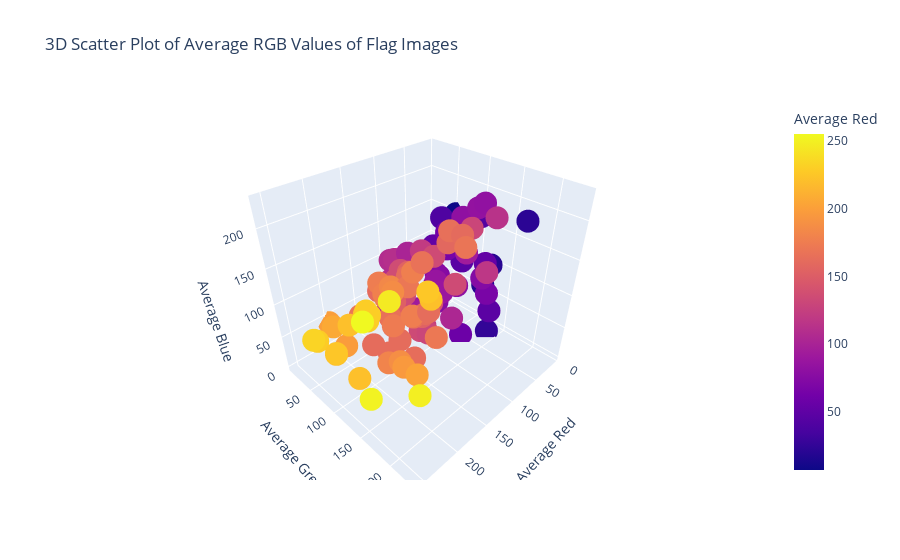

Notebook code cell kept with this figure:
### Code cell
# %% Cell 4: 3D Scatter Plot of Average RGB Values
import plotly.express as px
import pandas as pd

avg_colors = []
files_used = []

for file in os.listdir(flags_dir):
    if file.lower().endswith(('.png', '.jpg', '.jpeg')):
        filepath = os.path.join(flags_dir, file)
        try:
            with Image.open(filepath) as img:
                data = np.array(img)
                # Ensure image has 3 channels
                if len(data.shape) == 3:
                    avg_r = np.mean(data[:,:,0])
                    avg_g = np.mean(data[:,:,1])
                    avg_b = np.mean(data[:,:,2])
                    avg_colors.append((avg_r, avg_g, avg_b))
                    files_used.append(file)
        except Exception as e:
            print(f"Error processing {file}: {e}")

# Convert to DataFrame for Plotly
df_colors = pd.DataFrame(avg_colors, columns=["Avg_R", "Avg_G", "Avg_B"])
df_colors["Flag"] = files_used

fig = px.scatter_3d(df_colors, x="Avg_R", y="Avg_G", z="Avg_B",
                    hover_name="Flag",
                    color="Avg_R",
                    title="3D Scatter Plot of Average RGB Values of Flag Images",
                    labels={"Avg_R": "Average Red", "Avg_G": "Average Green", "Avg_B": "Average Blue"})
fig.show()

### Figure 1 — Plotly figure (JSON) as saved in the notebook; plotly's stock layout.template omitted (floating-point values rounded to 4 significant figures)
{"data": [{"hovertemplate": "<b>%{hovertext}</b><br><br>Average Red=%{marker.color}<br>Average Green=%{y}<br>Average Blue=%{z}<extra></extra>", "hovertext": ["QA_Qatar.png", "BR_Brazil.png", "MY_Malaysia.png", "IN_India.png", "CX_Christmas_Island.png", "VA_Holy_See_(Vatican_City_State).png", "PT_Portugal.png", "RW_Rwanda.png", "TT_Trinidad_and_Tobago.png", "BS_Bahamas.png", "PF_French_Polynesia.png", "TF_French_Southern_Territories.png", "NA_Namibia.png", "ZM_Zambia.png", "TK_Tokelau.png", "UM_US_Minor_Outlying_Islands.png", "TJ_Tajikistan.png", "CC_Cocos_(Keeling)_Islands.png", "RS_Serbia.png", "BL_Saint_Barthélemy.png", "KH_Cambodia.png", "BT_Bhutan.png", "BN_Brunei_Darussalam.png", "KP_Korea,_Democratic_People's_Republic_of.png", "HN_Honduras.png", "IL_Israel.png", "MT_Malta.png", "GY_Guyana.png", "ES_Spain.png", "SZ_Kingdom_of_Eswatini.png", "CV_Cape_Verde.png", "HK_Hong_Kong.png", "VU_Vanuatu.png", "SB_Solomon_Islands.png", "TW_Taiwan_(Republic_of_China).png", "IR_Iran,_Islamic_Republic_of.png", "PK_Pakistan.png", "EG_Egypt.png", "NC_New_Caledonia.png", "GQ_Equatorial_Guinea.png", "HT_Haiti.png", "SV_El_Salvador.png", "KN_Saint_Kitts_and_Nevis.png", "VE_Venezuela,_Bolivarian_Republic_of.png", "LB_Lebanon.png", "HM_Heard_Island_and_McDonald_Islands.png", "GT_Guatemala.png", "MM_Myanmar.png", "IM_Isle_of_Man.png", "MP_Northern_Mariana_Islands.png", "DJ_Djibouti.png", "TM_Turkmenistan.png", "SK_Slovakia.png", "MZ_Mozambique.png", "LS_Lesotho.png", "SX_Sint_Maarten_(Dutch_part).png", "SA_Saudi_Arabia.png", "ET_Ethiopia.png", "NI_Nicaragua.png", "TR_Republic_of_Türkiye.png", "VI_Virgin_Islands,_U.S..png", "PY_Paraguay.png", "BY_Belarus.png", "KZ_Kazakhstan.png", "IO_British_Indian_Ocean_Territory.png", "EU_Europe.png", "SI_Slovenia.png", "US_United_States.png", "CU_Cuba.png", "TN_Tunisia.png", "CW_Curaçao.png", "UG_Uganda.png", "LI_Liechtenstein.png", "PA_Panama.png", "VN_Vietnam.png", "AR_Argentina.png", "KE_Kenya.png", "GI_Gibraltar.png", "SM_San_Marino.png", "MO_Macao.png", "SS_South_Sudan.png", "KM_Comoros.png", "JE_Jersey.png", "MH_Marshall_Islands.png", "LK_Sri_Lanka.png", "MR_Mauritania.png", "PE_Peru.png", "BI_Burundi.png", "OM_Oman.png", "ZW_Zimbabwe.png", "MD_Moldova,_Republic_of.png", "PG_Papua_New_Guinea.png", "an.png", "UY_Uruguay.png", "NP_Nepal.png", "DZ_Algeria.png", "AU_Australia.png", "TG_Togo.png", "BB_Barbados.png", "GB-WLS_Wales.png", "EC_Ecuador.png", "AD_Andorra.png", "AQ_Antarctica.png", "GD_Grenada.png", "PH_Philippines.png", "HR_Croatia.png", "ME_Montenegro.png", "BF_Burkina_Faso.png", "LC_Saint_Lucia.png", "GE_Georgia.png"], "legendgroup": "", "marker": {"color": [177.6, 47.83, 175.2, 171.7, 33.76, 249.3, 162.2, 74.17, 169.0, 53.26, 223.7, 40.16, 86.62, 58.48, 71.83, 186.5, 167.5, 25.31, 170.3, 225.7, 110.3, 251.6, 202.5, 160.6, 82.78, 164.8, 229.4, 103.4, 221.0, 134.3, 62.14, 224.8, 91.99, 46.75, 198.9, 176.2, 80.54, 152.5, 87.94, 153.8, 108.0, 81.47, 93.54, 156.6, 228.6, 51.57, 130.5, 195.9, 206.3, 43.47, 117.1, 66.97, 183.1, 123.0, 93.58, 137.4, 18.68, 133.3, 83.66, 228.7, 221.3, 154.2, 165.6, 21.65, 134.1, 7.074, 162.4, 186.5, 120.9, 233.2, 34.8, 161.5, 108.9, 176.5, 220.5, 161.1, 83.51, 229.1, 168.9, 19.65, 68.13, 161.9, 246.1, 60.19, 180.5, 75.38, 221.2, 162.2, 173.7, 162.8, 143.1, 110.0, 166.8, 158.4, 100.5, 134.9, 51.57, 130.9, 75.19, 142.2, 187.9, 152.7, 65.56, 162.2, 135.8, 175.1, 197.5, 122.0, 113.5, 255], "coloraxis": "coloraxis", "symbol": "circle"}, "mode": "markers", "name": "", "scene": "scene", "showlegend": false, "type": "scatter3d", "x": [177.6, 47.83, 175.2, 171.7, 33.76, 249.3, 162.2, 74.17, 169.0, 53.26, 223.7, 40.16, 86.62, 58.48, 71.83, 186.5, 167.5, 25.31, 170.3, 225.7, 110.3, 251.6, 202.5, 160.6, 82.78, 164.8, 229.4, 103.4, 221.0, 134.3, 62.14, 224.8, 91.99, 46.75, 198.9, 176.2, 80.54, 152.5, 87.94, 153.8, 108.0, 81.47, 93.54, 156.6, 228.6, 51.57, 130.5, 195.9, 206.3, 43.47, 117.1, 66.97, 183.1, 123.0, 93.58, 137.4, 18.68, 133.3, 83.66, 228.7, 221.3, 154.2, 165.6, 21.65, 134.1, 7.074, 162.4, 186.5, 120.9, 233.2, 34.8, 161.5, 108.9, 176.5, 220.5, 161.1, 83.51, 229.1, 168.9, 19.65, 68.13, 161.9, 246.1, 60.19, 180.5, 75.38, 221.2, 162.2, 173.7, 162.8, 143.1, 110.0, 166.8, 158.4, 100.5, 134.9, 51.57, 130.9, 75.19, 142.2, 187.9, 152.7, 65.56, 162.2, 135.8, 175.1, 197.5, 122.0, 113.5, 255], "y": [100.2, 153.9, 99.93, 176.9, 95.05, 231.4, 52.0, 157.5, 37.79, 145.3, 124.1, 59.07, 94.44, 117.3, 85.21, 126.4, 137.5, 137.2, 132.6, 217.4, 42.6, 160.7, 178.9, 69.31, 160.5, 184.6, 135.1, 138.2, 97.92, 86.87, 88.4, 59.26, 73.03, 102.9, 8.352, 144.9, 124.5, 88.66, 106.6, 137.3, 31.07, 129.6, 80.01, 88.93, 135.4, 55.57, 182.8, 150.7, 29.64, 127.0, 195.1, 161.1, 118.9, 111.1, 147.9, 74.55, 118.8, 112.8, 152.7, 24.79, 216.7, 116.5, 94.56, 176.9, 135.8, 55.24, 123.6, 126.4, 103.3, 23.84, 69.68, 83.53, 33.29, 147.2, 51.68, 196.9, 56.95, 140.1, 207.8, 130.1, 75.02, 150.5, 192.6, 91.16, 105.0, 86.48, 89.44, 156.1, 109.6, 133.1, 86.89, 23.6, 151.1, 177.4, 57.12, 168.4, 55.57, 124.5, 84.01, 141.1, 135.3, 85.92, 93.06, 106.9, 82.16, 89.24, 41.08, 102.9, 198.5, 164.0], "z": [123.3, 57.39, 116.2, 102.2, 117.1, 116.2, 6.177, 122.9, 52.37, 128.7, 133.4, 155.5, 94.24, 1.223, 91.26, 143.4, 105.3, 0, 145.4, 209.3, 114.8, 56.56, 70.01, 103.1, 222.6, 229.9, 146.7, 68.02, 18.57, 93.12, 153.2, 36.39, 39.06, 111.0, 40.71, 115.9, 99.08, 92.91, 83.87, 98.19, 107.5, 195.1, 40.99, 57.37, 133.6, 116.5, 219.1, 56.91, 50.42, 181.9, 167.8, 98.83, 144.9, 50.77, 161.4, 110.4, 67.79, 50.44, 215.0, 37.01, 199.3, 149.2, 79.62, 185.8, 169.2, 148.8, 150.3, 143.4, 157.2, 41.07, 115.5, 11.62, 78.91, 173.6, 27.05, 228.5, 27.47, 144.0, 223.6, 104.9, 71.29, 114.4, 197.3, 147.0, 21.57, 51.54, 97.06, 120.1, 80.04, 36.86, 77.17, 22.52, 182.3, 212.1, 126.1, 148.9, 116.5, 51.9, 95.89, 113.8, 49.45, 80.52, 132.8, 48.81, 127.5, 131.6, 20.03, 58.26, 229.6, 164.0]}], "layout": {"coloraxis": {"colorbar": {"title": {"text": "Average Red"}}, "colorscale": [[0, "#0d0887"], [0.1111, "#46039f"], [0.2222, "#7201a8"], [0.3333, "#9c179e"], [0.4444, "#bd3786"], [0.5556, "#d8576b"], [0.6667, "#ed7953"], [0.7778, "#fb9f3a"], [0.8889, "#fdca26"], [1, "#f0f921"]]}, "legend": {"tracegroupgap": 0}, "scene": {"domain": {"x": [0, 1], "y": [0, 1]}, "xaxis": {"title": {"text": "Average Red"}}, "yaxis": {"title": {"text": "Average Green"}}, "zaxis": {"title": {"text": "Average Blue"}}}, "title": {"text": "3D Scatter Plot of Average RGB Values of Flag Images"}}}
